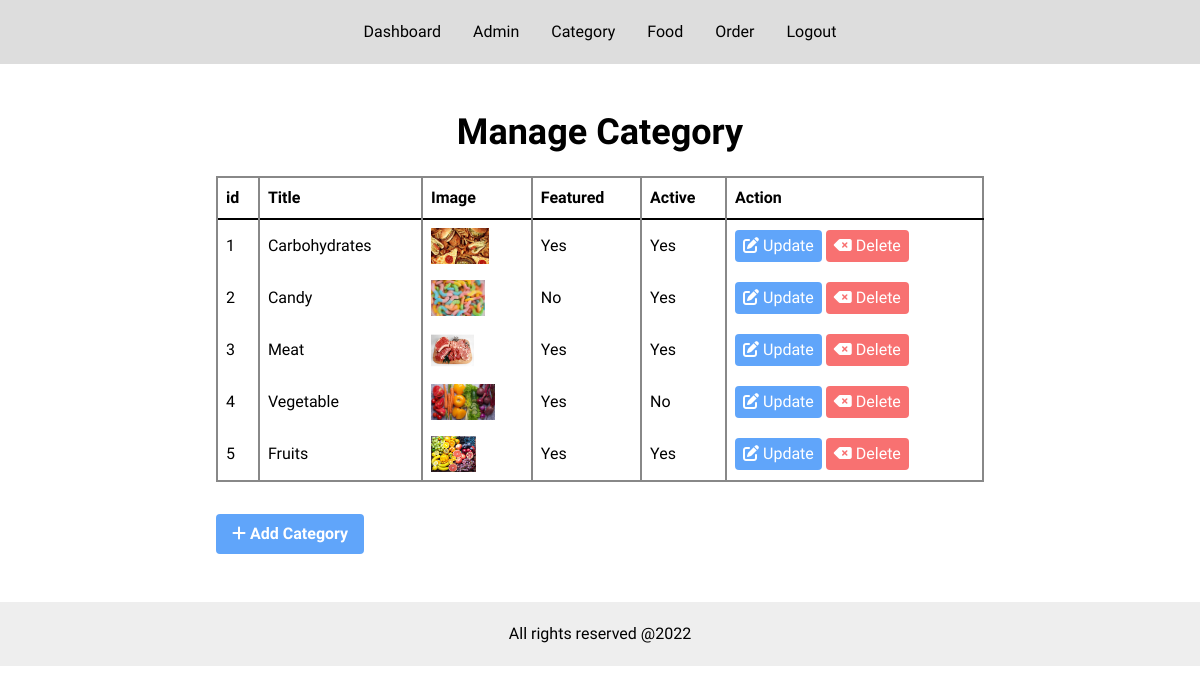
The app's page /admin/category.php (signed in) with its own data.
### tables this page shows
CREATE TABLE `categories` (
  `id` int NOT NULL,
  `title` varchar(255) NOT NULL,
  `image_name` varchar(255) DEFAULT NULL,
  `featured` varchar(255) NOT NULL,
  `active` varchar(255) NOT NULL
);

### admin/inc/functions.php (called while the page is built, shortened)
<?php
function getRecords($column, $table, $where=null, $operation=null, $whereValue=null) {
    global $conn;
    $sql = "SELECT $column FROM $table";
    if( $where != null && $operation != null && $whereValue != null ) {
        $sql .= " WHERE $where $operation ?";
        $stmt = $conn->prepare($sql);
        $stmt->execute(array($whereValue));
    }else{
        $stmt = $conn->prepare($sql);
        $stmt->execute();
    }
    $result = $stmt->fetchAll(PDO::FETCH_ASSOC);
    return $result;
}
?>

### admin/category.php (the view, shortened to what this page needs)
<?php
include './init.php';
$actions = array('Dashboard', 'Manage', 'Add', 'Insert', 'Edit', 'Update', 'Delete');
$do = isset($_GET['do']) && in_array($_GET['do'],  $actions) ? $_GET['do'] : 'Manage';
if($do == 'Manage'){
   $result = getRecords('*', 'categories');
    $cat_id =1;
    ?>
<div class="main-content manage-admin py-12">
    <div class="container mx-auto">
        <h1 class="title text-4xl mb-6 font-bold capitalize text-center">manage category</h1>
        <div class="wrapper px-6 sm:p-0 w-full sm:w-3/4 m-auto">
            <table class="table-auto w-full mb-8">
                <thead>
                <tr class="border-b-2 border-black border-solid text-left">
                    <th>id</th>
                    <th>Title</th>
                    <th>Image</th>
                    <th>Featured</th>
                    <th>Active</th>
                    <th>Action</th>
                </tr>
                </thead>
                <tbody>
                <?php
                foreach($result as $row) {
                    ?>
                    <tr class="py-2">
                        <td><?= $cat_id++ ?></td>
                        <td><?= $row['title'] ?></td>
                        <td>
                            <img src="<?= SITE_URL.'admin/images/cat_images/'. $row['image_name'] ?>" alt="Image Not Added" class="cat_image h-9" /></td>
                        <td><?= $row['featured'] ?></td>
                        <td><?= $row['active'] ?></td>
                        <td>
                            <a href="<?= SITE_URL.'admin/category.php?do=Edit&id='.$row['id'] ?>" class="action-update inline-block bg-blue-400 hover:bg-blue-600 transition-colors rounded px-2 py-1 text-white"><i class="fa fa-pen-to-square"></i> Update</a>
                            <a href="<?= SITE_URL.'admin/category.php?do=Delete&id='.$row['id'] ?>" class="action-delete inline-block bg-red-400 hover:bg-red-600 transition-colors rounded px-2 py-1 text-white" onclick="return confirm('Are You Sure ?');"><i class="fa fa-delete-left"></i> Delete</a>
                        </td>
                    </tr>
                    <?php
                }
                ?>
                </tbody>
            </table>
            <a href="category.php?do=Add" class="add-admin inline-block bg-blue-400 hover:bg-blue-600 transition-colors rounded px-4 py-2 text-white font-bold capitalize"><i class="fa fa-plus"></i> add category</a>
        </div>
    </div>
</div>
    <?php
}
include './inc/footer.php';
?>

### admin/inc/header.php (shortened to what this page needs)
<!DOCTYPE html>
<html>
    <head>
        <link rel="stylesheet" href="css/admin.css"/>
        <link rel="stylesheet" href="https://cdnjs.cloudflare.com/ajax/libs/font-awesome/6.2.0/css/all.min.css">
    </head>
    <body>

### admin/init.php
<?php
include "../database/connect.php";
include './inc/functions.php';
include "./inc/header.php";
if(!isset($noNavbar)) require './inc/navbar.php';
?>

### admin/inc/navbar.php
<nav>
    <ul>
        <li>
            <a href="index.php">Dashboard</a>
        </li>
        <li>
            <a href="admin.php?do=Manage">Admin</a>
        </li>
        <li>
            <a href="category.php?do=Manage">Category</a>
        </li>
        <li>
            <a href="food.php?do=Manage">Food</a>
        </li>
        <li>
            <a href="order.php">Order</a>
        </li>
        <li>
            <a href="logout.php">Logout</a>
        </li>
    </ul>
</nav>

### admin/inc/footer.php (shortened to what this page needs)
   <footer>
        <span class="copyright">All rights reserved @2022</span>
   </footer>
   <script src="./js/tailwindcss.js"></script>
   </body>
</html>

### admin/css/admin.css (style rules this page uses)
* { padding: 0; margin: 0; box-sizing: border-box; font-family: "Play", sans-serif; }
ul { list-style-type: none; }
a { text-decoration: none; }
nav { background-color: #ddd; text-align: center; }
nav ul { display: inline-flex; flex-wrap: wrap; }
nav ul li a { line-height: 4rem; display: inline-block; padding: 0 1rem; color: #000; }
.main-content.manage-admin table td, .main-content.manage-admin table th { border-left: 2px solid #888; padding: 0.5rem; }
.main-content.manage-admin table thead, .main-content.manage-admin table tbody { border: 2px solid #888; }
footer { text-align: center; background-color: #eee; }
footer .copyright { line-height: 4rem; }

### records on screen
categories: title "Carbohydrates", image_name (picture), featured "Yes", active "Yes"
categories: title "Candy", image_name (picture), featured "No", active "Yes"
categories: title "Meat", image_name (picture), featured "Yes", active "Yes"
categories: title "Vegetable", image_name (picture), featured "Yes", active "No"
categories: title "Fruits", image_name (picture), featured "Yes", active "Yes"
